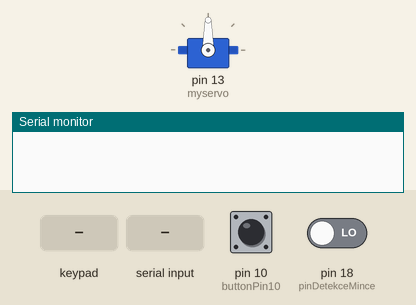
Simulated run of this sketch. Board: Arduino Mega 2560, built with avr-gcc and run on an emulated ATmega2560. Parts: servo, the last lines printed to the serial monitor. Inputs (shaded band) come from the test bench; at power-on: pin 18 (pinDetekceMince) LOW, pin 10 (buttonPin10) HIGH.

Above: at 2.2 s.
2.3 s: key '#' pressed
At 3.3 s:
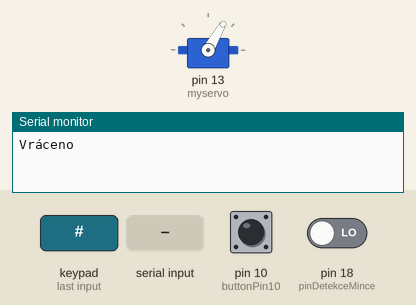
5.3 s: pin 18 (pinDetekceMince) driven HIGH
8.3 s: pin 10 (buttonPin10) pulled LOW for 0.15 s
10.3 s: "#" received over the second serial link
11.8 s: "F" received over the second serial link
Timing chart, 0 to 14.3 s (numbered marks = the images above; inputs shaded):
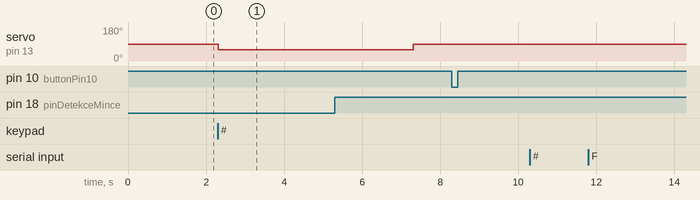

The sketch:

main.ino
```cpp
#define NoteAcceptor Serial3
#include <Keypad.h>
#include <Servo.h>
/*
 * Acceptor NV10  - Arduino Mega 2560
 * NV10 PIN 1 (RS232) Tx <-> Arduino Serial3 Rx 15
 * NV10 PIN 5 (RS232) Rx <-> Arduino Serial3 Tx 14
 * NV10 Top tier of pins - TOP PIN 1 -> Rx 15 TOP PIN 3 -> Tx 14
 * NV10 PIN 15 (top) <-> Arduino Vin - 12 V
 * NV10 PIN 16 (down) <-> Arduino GND)
 * NoteAcceptor.write(184);  //Acceptor enabled
 * NoteAcceptor.write(185); //Acceptor Disabled
 * NoteAcceptor.write(170);  //Enable serial escrow mode
 * NoteAcceptor.write(191); // Enable escrow timeout
 * NoteAcceptor.write(182); //Status
 * NoteAcceptor.write(173); //Decline
 * Zdroje:
 * https://www.circuitbasics.com/how-to-set-up-a-keypad-on-an-arduino/
 *
 */

int credit = 0;  // // Váš kredit
int max = 700;
byte accepted = 0;
const int buttonPin10 = 10;  // číslo pinu, ke kterému je připojeno tlačítko
int buttonState10 = 0;  // proměnná pro aktuální stav tlačítka
Servo myservo;  // vytvořte instanci objektu servo

// Mincovník
const int pinDetekceMince = 18; // Pin, na který je připojen detektor mincí
const int pozadovanaCena = 75; // Cena, která musí být dosažena pro uvolnění zboží
volatile long celkovyPocetPreruseni = 0; // Celkový počet detekovaných mincí
unsigned long soucasnyZustatek = 0; // Aktuální nahromaděná hodnota mincí
unsigned long casPoslednihoPreruseni = 0; // Čas poslední detekované mince
// end

// keypad
const byte ROWS = 4;
const byte COLS = 4;

char hexaKeys[ROWS][COLS] = {
  { '1', '2', '3', 'A' },
  { '4', '5', '6', 'B' },
  { '7', '8', '9', 'C' },
  { '*', '0', '#', 'D' }
};

byte rowPins[ROWS] = { 9, 8, 7, 6 };
byte colPins[COLS] = { 5, 4, 3, 2 };

Keypad customKeypad = Keypad(makeKeymap(hexaKeys), rowPins, colPins, ROWS, COLS);
// end


// FUNKCE - bill - acceptor
void bill(int banknoteValue) {
  take(banknoteValue);
  if (accepted == 1) {
    credit += banknoteValue;
    Serial.print("Celkem přijato: ");
    Serial.print(credit);
    Serial.println(" Kč");
    accepted = 0;
  } else {
    accepted = 1;
  }
}


// FUNKCE - take - vzít jen když nepřesahuje limit
void take(int banknoteValue) {
  if ((credit + banknoteValue) <= max) {
    NoteAcceptor.write(172);  // Přijmout
  } else {
    NoteAcceptor.write(173);  // Vrátit
  }
}


// FUNKCE - Tlačítko vrátit peníze
void press_ko() {
  buttonState10 = digitalRead(buttonPin10);  // čte stav tlačítka (HIGH = nepovoleno, LOW = stisknuto)

  if (buttonState10 == LOW) {
    Serial.println("Vrátit");
    credit = 0;  // vynuluje kredit
    delay(500);  // krátké zpoždění k odfiltrování vícenásobných stisků (odrážení tlačítka)
    Serial.print("Celkem přijato: ");
    Serial.print(credit);
    Serial.println(" Kč");
  }
}

// FUNKCE - mincovníku master
void preruseniPriVhozuMince() {
  celkovyPocetPreruseni++; // Zaznamenáme novou detekovanou minci
  casPoslednihoPreruseni = millis(); // Aktualizujeme čas poslední detekce

}


// SETUP ----------------------------------------------------------------------------
void setup() {
  pinMode(buttonPin10, INPUT_PULLUP);  // nastaví pin s tlačítkem jako vstupní s pull-up odporem
  myservo.attach(13);                  // připojí servo k pinu 13
  attachInterrupt(digitalPinToInterrupt(pinDetekceMince), preruseniPriVhozuMince, RISING); // Nastavení přerušení pro detekci mince

  Serial.begin(9600);
  NoteAcceptor.begin(300, SERIAL_8N2);
  pinMode(15, INPUT_PULLUP);

  NoteAcceptor.write(184);  //Acceptor enabled
  NoteAcceptor.write(170);  //Enable serial escrow mode
  NoteAcceptor.write(191);  // verifyAcceptor
  delay(1000);
}


// LOOP ----------------------------------------------------------------------------------------------------------------

void loop() {
  if (NoteAcceptor.available()) {
    byte byteIn = NoteAcceptor.read();
    Serial.print("Výstup: ");
    Serial.println(byteIn);

    if (byteIn == 70) {
      Serial.println("Přerušena úschova");
    } else if (byteIn == 1) {
      Serial.println("Přijato do akceptoru 100 Kč");
      bill(100);
    } else if (byteIn == 2) {
      Serial.println("Přijato do akceptoru 200 Kč");
      bill(200);
    } else if (byteIn == 3) {
      Serial.println("Přijato do akceptoru 300 Kč");
      bill(500);
    }
  }


  press_ko();


  char customKey = customKeypad.getKey();

  if (customKey == '#') {
    Serial.println("Vráceno");
    myservo.write(60);
    credit = 0;
    delay(5000);
    myservo.write(90);

  }


  if (customKey == '1') {

  }

  if (customKey == '2') {

  }

  if (customKey == '3') {

  }


  // Zkontrolujeme, zda od posledního přerušení uplynul dostatečný čas a zda byla detekována nějaká mince
  if (millis() - casPoslednihoPreruseni > 1 && celkovyPocetPreruseni > 0) {
    soucasnyZustatek += celkovyPocetPreruseni; // Přičteme počet detekovaných mincí k současnému zůstatku
    credit += celkovyPocetPreruseni;
    Serial.println("Zustatek: " + String(soucasnyZustatek) + " Kc"); // Vypíšeme aktuální zůstatek
    Serial.println("Celkový zůstatek: " + String(credit) + " Kc"); // Vypíšeme aktuální zůstatek
    celkovyPocetPreruseni = 0; // Vynulujeme počet detekovaných mincí
  }
}
```

Measured:
- after the input at 2.3 s, servo on pin 13 (myservo): 90° → 60° at once
